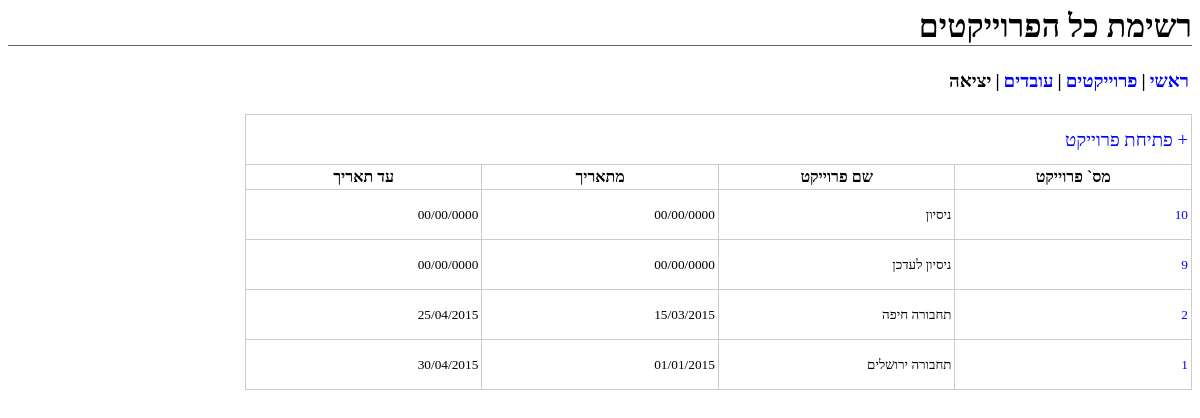
Page /search_project.php on the committed database.
### tables this page shows
CREATE TABLE IF NOT EXISTS `projects` (
  `proj_id` int(11) NOT NULL,
  `proj_name` varchar(255) NOT NULL,
  `from_date` date DEFAULT NULL,
  `to_date` date DEFAULT NULL
);

### includes/Project.php (called while the page is built, shortened)
<?php
class Project
{
	public function __construct($projId,
								$projName,
								$fromDate,
								$toDate)
	{
			$this->projId   = $projId;
			$this->projName = $projName;
			$this->fromDate = $fromDate;
			$this->toDate   = $toDate;
	}
	static public function getAllProjects()
	{
        $dbh = DbConn::getDbConnection();
	    $sql = "SELECT proj_id, proj_name, ".
		       "DATE_FORMAT(from_date, '%d/%m/%Y') as f_date, DATE_FORMAT(to_date, '%d/%m/%Y') as t_date " .
		       "FROM projects ORDER BY proj_name ";
		$stmt = $dbh->prepare($sql);
		if ($stmt->execute())
		{
			$result = $stmt->fetchAll(PDO::FETCH_ASSOC);
			foreach($result as $data){
				$tempProject = new Project(	$data['proj_id'],
										    $data['proj_name'],
										    $data['f_date'],
										    $data['t_date']);
				$projectsList[] = $tempProject;
			}
			if (isset($projectsList)){
				return $projectsList;
				}
			else {
				  return null;
				 }
		}
		else
		{
			return null;
		}
	}
}
?>

### search_project.php (the view, shortened to what this page needs)
<?php
require_once ('includes/Project.php');
?>
<!DOCTYPE html>
<html>
    <head>
        <link type="text/css" rel="stylesheet" href="contact.css" />
    </head>
    <body onload="doLoad()">
        <form id="add-emp" method="post" action="save_emp.php"  name="form1" id="form1" >
            <h1>רשימת כל הפרוייקטים</h1>
             <?php include 'admin_menu.php';?>
		    <table id="contacts">
			        <tr>
			           <td class="addCont" colspan="4">
		                   <a href=project_card.php>+ פתיחת פרוייקט  </a>
		               </td>
					</tr>
		            <tr class="table-head">
					    <th>מס` פרוייקט</th>
						<th>שם פרוייקט</th>
						<th>מתאריך</th>
						<th>עד תאריך</th>
					</tr>
					<?php foreach (Project::getAllProjects() as $project) { ?>
			           <tr>
					       <?php echo '<td><a href=project_card.php?pid=' . $project->projId . '> ' .
			           			              $project->projId . ' </a></td>' . "\n";
						   ?>
							<td><?php echo $project->projName ?></td>
							<td><?php echo $project->fromDate ?></td>
							<td><?php echo $project->toDate   ?></td>
			           </tr>
		            <?php } ?>
	        </table>
			<br>
	    </form>
    </body>
</html>

### admin_menu.php (shortened to what this page needs)
<table id="menus">
 <tr>
  <td> <h3><a href=index.php> ראשי</a> </h3></td>
  <td> <h3>| </h3>  </td>
  <td> <h3><a href=search_project.php> פרוייקטים</a> </h3> </td>
  <td> <h3>| </h3>  </td>
  <td> <h3><a href=search_emp.php> עובדים</a> </h3> </td>
  <td> <h3>| </h3>  </td>
  <td> <h3>יציאה </h3>  </td>
 </tr>
</table>

### contact.css (style rules this page uses)
body { direction:rtl; font-family: "Arial (Hebrew)", "David (Hebrew)", "Courier New (Hebrew)"; }
h1 { border-bottom: 1px solid #666; }
#contacts { width: 80%; border: 1px solid #aaa; border-collapse: collapse; }
#contacts td, #contacts th { padding: 3px; border: 1px solid #ccc; }
#contacts td { font-size: 10pt; height: 50px; vertical-align: middle; width: 13.5%; }
#contacts td.addCont { font-size: 14pt; height: 50px; vertical-align: middle; width: 13.5%; }
a { text-decoration: none; }
a:link, a:visited { color: blue; }

### rows in the picture
projects: proj_id "10", proj_name "ניסיון", fromDate "00/00/0000", toDate "00/00/0000"
projects: proj_id "9", proj_name "ניסיון לעדכן", fromDate "00/00/0000", toDate "00/00/0000"
projects: proj_id "2", proj_name "תחבורה חיפה", fromDate "15/03/2015", toDate "25/04/2015"
projects: proj_id "1", proj_name "תחבורה ירושלים", fromDate "01/01/2015", toDate "30/04/2015"
